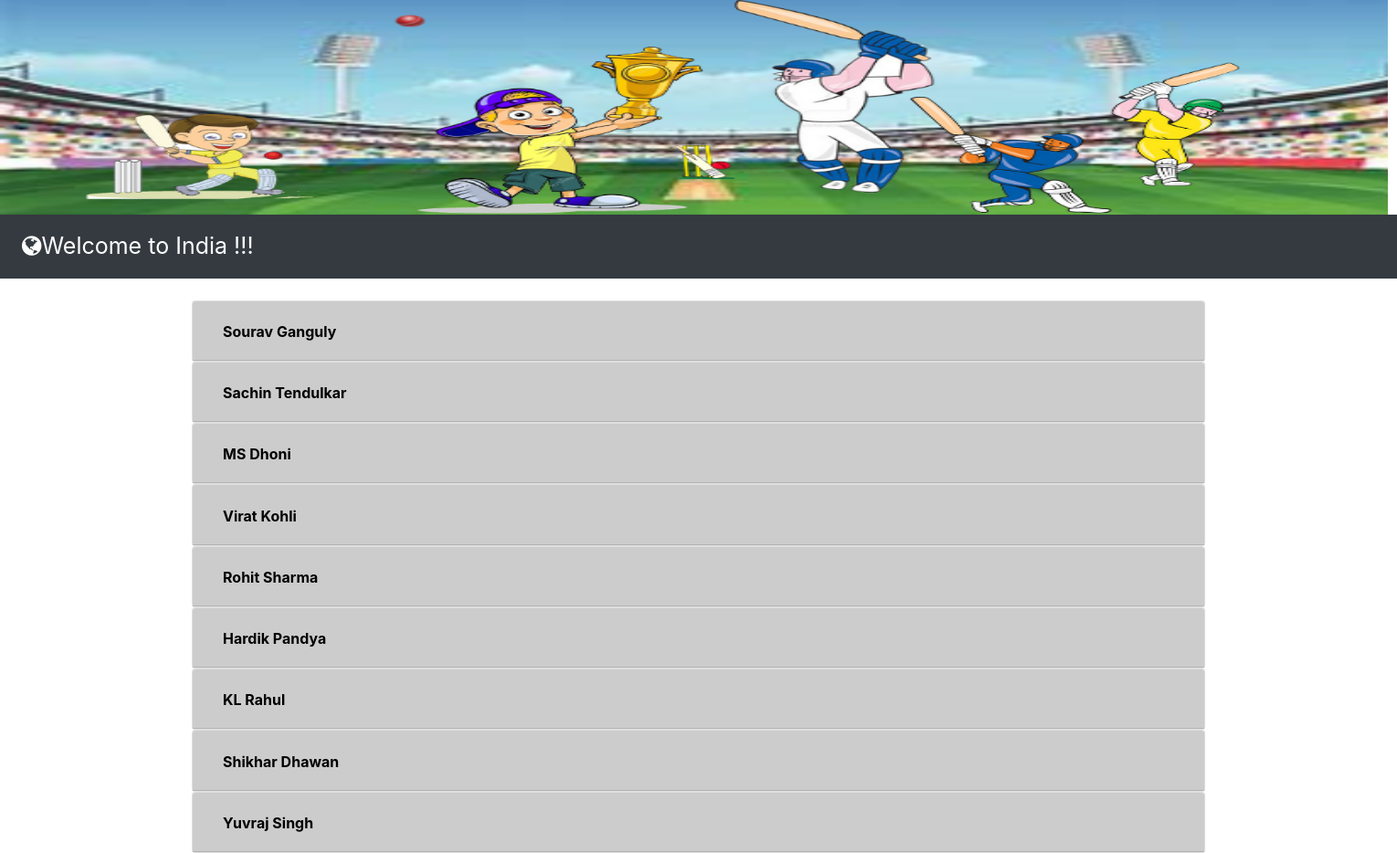
Screenshot of /country/1/players with the database file from the repository.
### cricket_database.py (models this page shows, shortened)
class Country(Base):
    __tablename__ = 'country'
    id = Column(Integer, primary_key=True)
    name = Column(String(250), nullable=False)
    user_id = Column(Integer, ForeignKey('user.id'))
    user = relationship(User)

class Player(Base):
    __tablename__ = 'player'
    name = Column(String(100), nullable=False)
    id = Column(Integer, primary_key=True)
    about = Column(String(250))
    jersey_number = Column(String(10))
    runs = Column(String(20))
    half_century = Column(Integer)
    century = Column(Integer)
    place = Column(String(100))
    player_id = Column(Integer, ForeignKey('country.id'))
    country = relationship(Country)
    user_id = Column(Integer, ForeignKey('user.id'))
    user = relationship(User)

### cricket.py (the view)
@app.route('/country/<int:country_id>/players')
def showPlayers(country_id):
    country = session.query(Country).filter_by(id=country_id).one()
    player = session.query(Player).filter_by(player_id=country_id).all()
    return render_template('menu.html', country=country, player=player)

### templates/menu.html (shortened to what this page needs)
<!DOCTYPE html>
<html lang="en">
<head>
 <link rel="stylesheet" href="https://maxcdn.bootstrapcdn.com/bootstrap/4.0.0/css/bootstrap.min.css">
<link rel="stylesheet" type="text/css" href="/static/style.css">
<link rel="stylesheet" href="https://cdnjs.cloudflare.com/ajax/libs/font-awesome/4.7.0/css/font-awesome.min.css">
</head>
<body>
 <div class="row">
    <div class="col-md-12">
      <img src="{{url_for('static',filename='cricket.png')}}" style="margin:0px; width:1520px; height: 235px;">
    </div>
  </div>
<nav class="navbar navbar-expand-lg navbar-dark bg-dark">
			<div class="collapse navbar-collapse" id="collapsibleNavbar">
			  <ul class="navbar-nav mr-auto mt-2 mt-lg-0">
				<li class="nav-item">
					<a href=""class="nav-link" style="font-size: 25px; color:white;"><span class="fa fa-globe"></span>Welcome to {{country.name}} !!!</a>
				</li>
			  </ul>
		   </div>
		</nav>
	<div class="container mt-4">
		{% for i in player %}
			<div class="card ">
				<div class="card-header bg-gray text-white" id="headingOne{{i.id}}">
					<div class="row">
						<div class="col-9">
							<h2 class="mb-0">
								<button class="btn btn-link text-primary collapsed" type="button" data-toggle="collapse" data-target="#collapseOne{{i.id}}" aria-expanded="true" aria-controls="collapseOne">
					          <font color="black"><b>{{i.name}}</b></font>
					        	</button>
							</h2>
						</div>
						<div class="col-3 ">
						</div>
					</div>
				</div>
			</div>
		{% endfor %}
	</div>
</body>
</html>

### static/style.css (style rules this page uses)
.bg-gray { background-color: #ccc; }
.mt-2 { margin-top: 15px; }

### rows the page displays
Country: name "India"
Player: name "Sourav Ganguly"
Player: name "Sachin Tendulkar"
Player: name "MS Dhoni"
Player: name "Virat Kohli"
Player: name "Rohit Sharma"
Player: name "Hardik Pandya"
Player: name "KL Rahul"
Player: name "Shikhar Dhawan"
Player: name "Yuvraj Singh"
